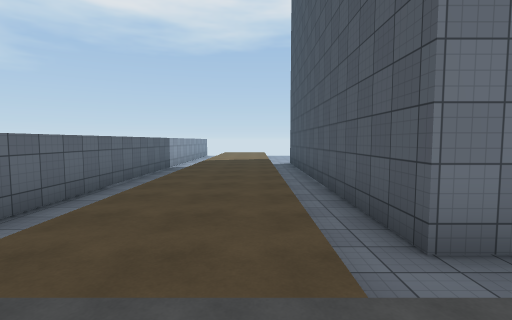
view 1 (above)

19 first-person views from a walk through a Unity game level. The camera is 1.5 m above the floor, tilts 4° down and sees 85° across. The floor is counted in squares, 2 m on a side. Each view is taken from the middle of a square. On the plan, view 1 faces up. The plan holds only what a view shows up to about 10 squares ahead; the rest is blank. The place goes on beyond the plan. Some animated figures are not drawn. Surface patterns are stand-ins for the level's own textures.

view 2
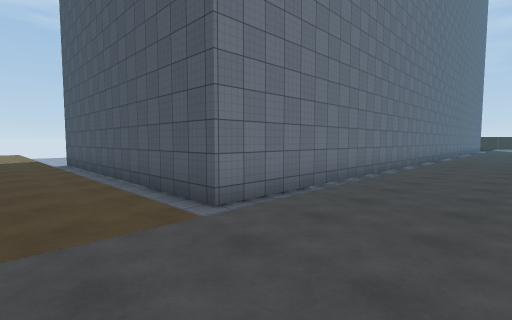

view 3
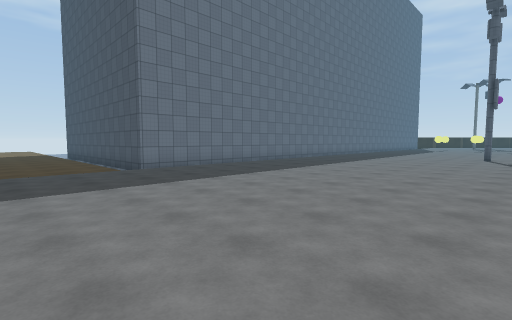

view 4
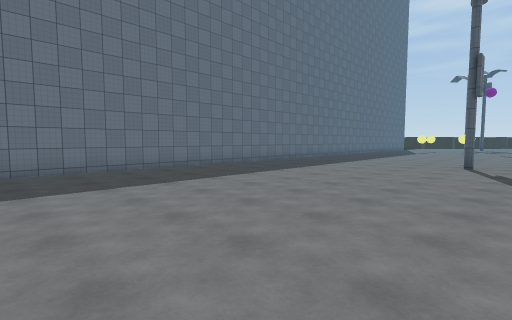

view 5
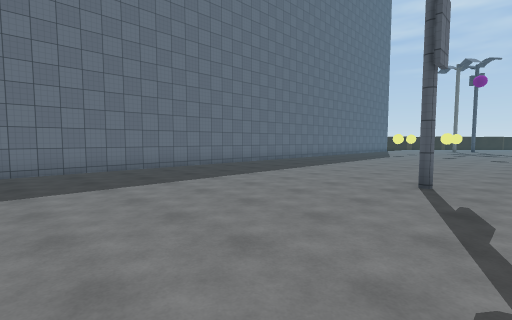

view 6
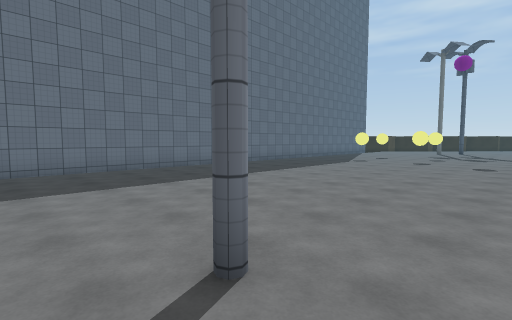

view 7
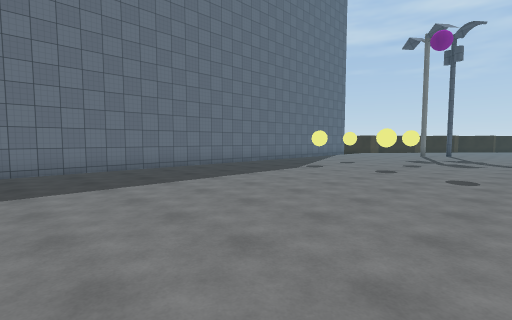

view 8
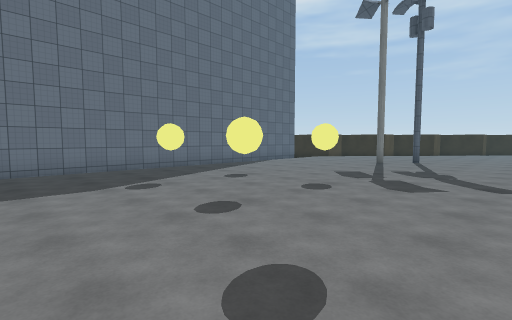

view 9
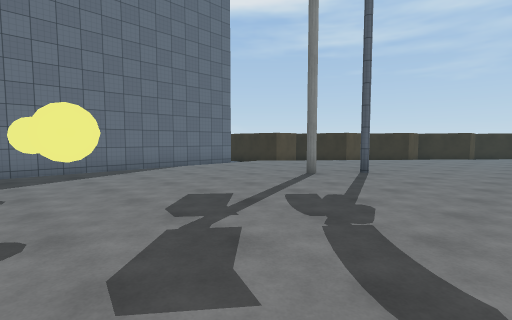

view 10
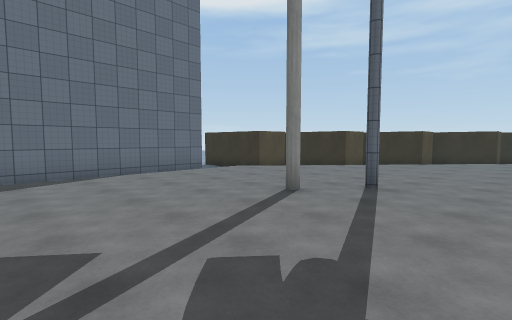

view 11
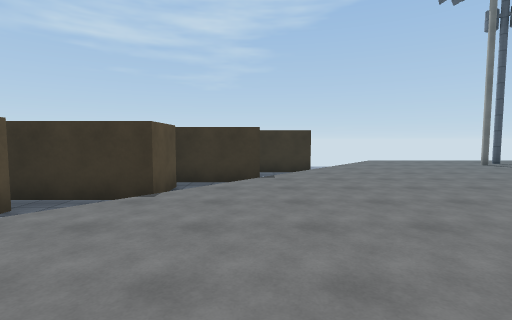

view 12
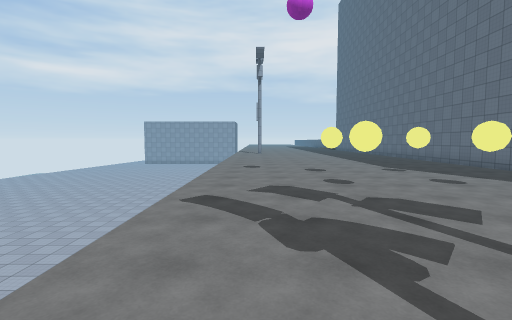

view 13
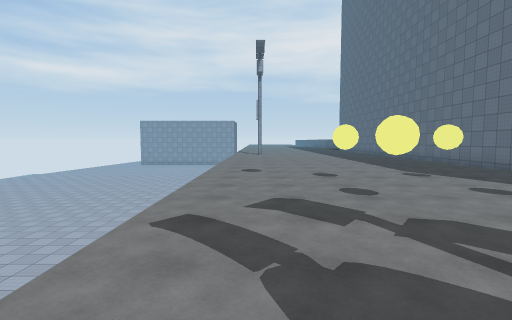

view 14
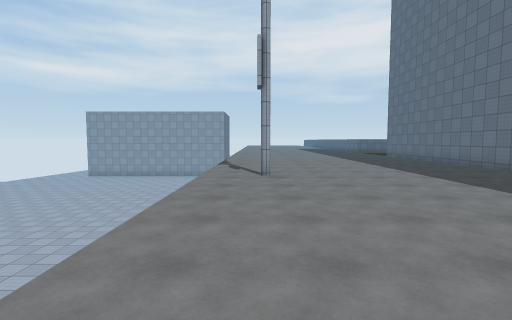

view 15
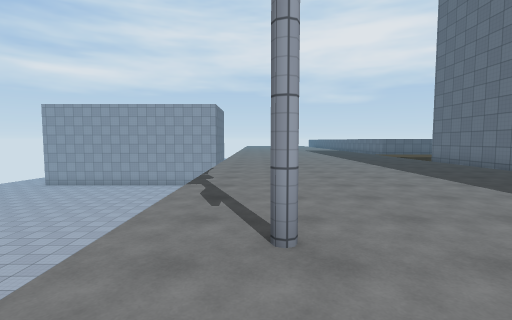

view 16
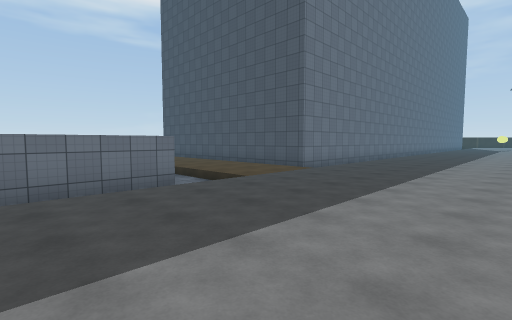

view 17
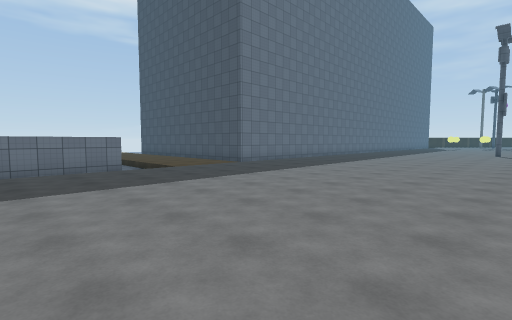

view 18
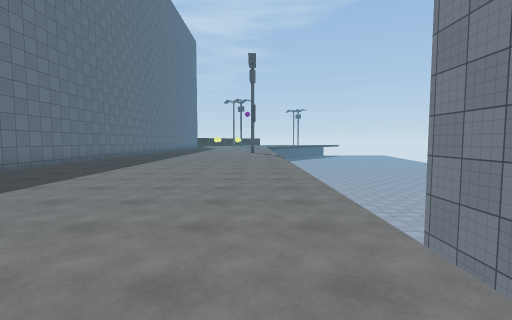

view 19
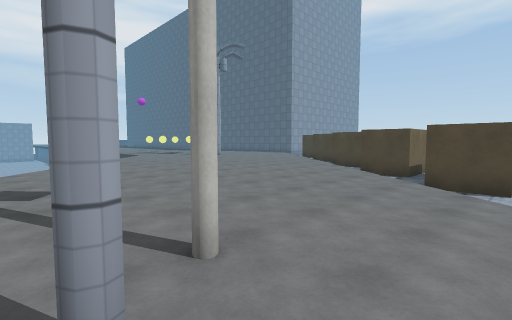

### Floor plan
Key: @ floor where view 1 was taken; # wall or solid block; . main floor; - floor 0.5 m lower than the main floor; / step, stairs or slope; v drop or lower ground.
Columns run from 6 left of view 1 to 40 right of it. Each row starts with its distance up from view 1.
 11       .-#
 10    #/..-#
  9    #/..-#
  8    #/..-#
  7    #/..-#
  6    #/..-#
  5    #/..-#
  4    #/..-#
  3 ####/..-############################ #
  2     /..----------                    #
  1 ..................................../  #
  0 ......@............................../ #-#
 -1 ...........................#.#......../--#
 -2 .................................#...../-#-#
 -3 ...........................#.#....#...../--#-
 -4 ........................................../#-#
 -5 .................#........................./-#
 -6 ............................................/-
 -7   ##v                                ......../
 -8                                      ........./
 -9        vvvvvvvvvvvvv  vvvvvvvv       ..........
-10         vvvvvvvvvvv   vvvvvvv          ........
-11          vvvvvvvvv    vvvvvv          ......#..
-12          vvvvvvvv     vvvvv           v......#.
-13          vvv vvv      vvvv

Where each view was taken, in squares from view 1:
view 1: 0 up, 0 right, facing up
view 2: 1 down, 1 left, facing up-right
view 3: 6 down, 2 left, facing up-right
view 4: 6 down, 2 right, facing up-right
view 5: 6 down, 6 right, facing up-right
view 6: 6 down, 10 right, facing up-right
view 7: 6 down, 13 right, facing up-right
view 8: 6 down, 18 right, facing up-right
view 9: 6 down, 22 right, facing up-right
view 10: 5 down, 24 right, facing up-right
view 11: 4 down, 30 right, facing right
view 12: 5 down, 27 right, facing left
view 13: 5 down, 26 right, facing left
view 14: 5 down, 17 right, facing left
view 15: 5 down, 13 right, facing left
view 16: 3 down, 6 left, facing up-right
view 17: 6 down, 6 left, facing up-right
view 18: 5 down, 6 left, facing right
view 19: 12 down, 40 right, facing up-left
